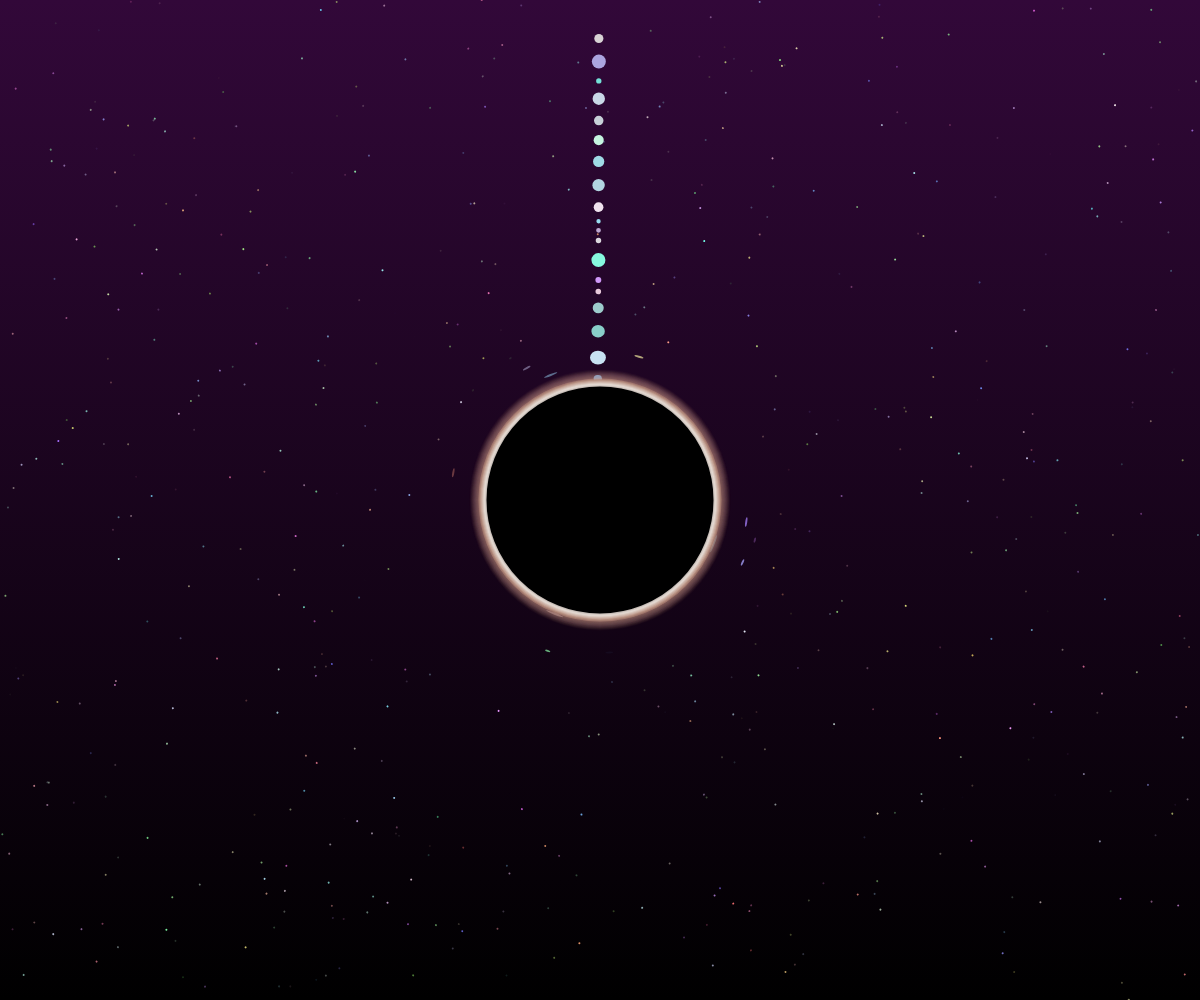
Frame 1 (no input)
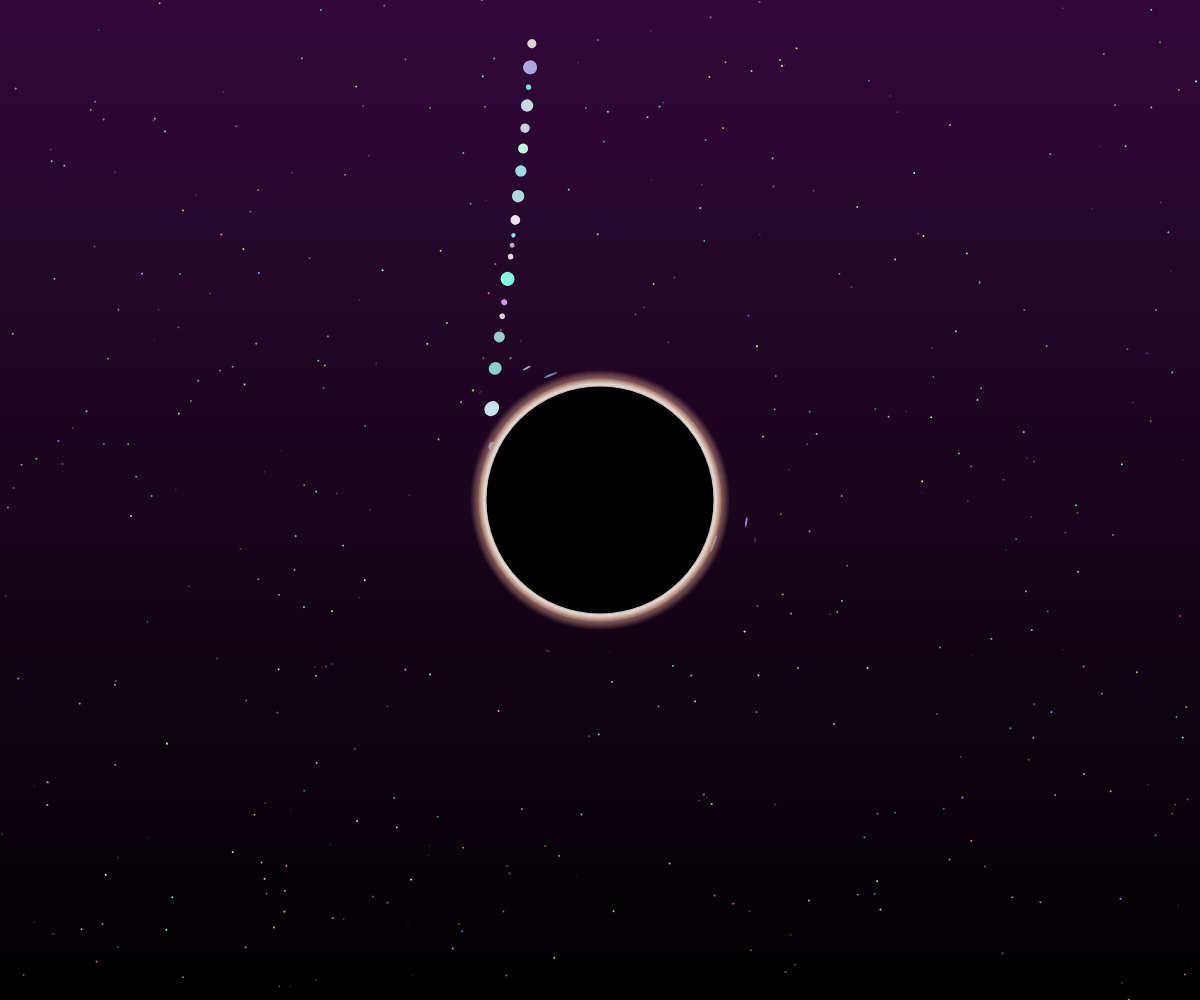
Frame 60 (no input)
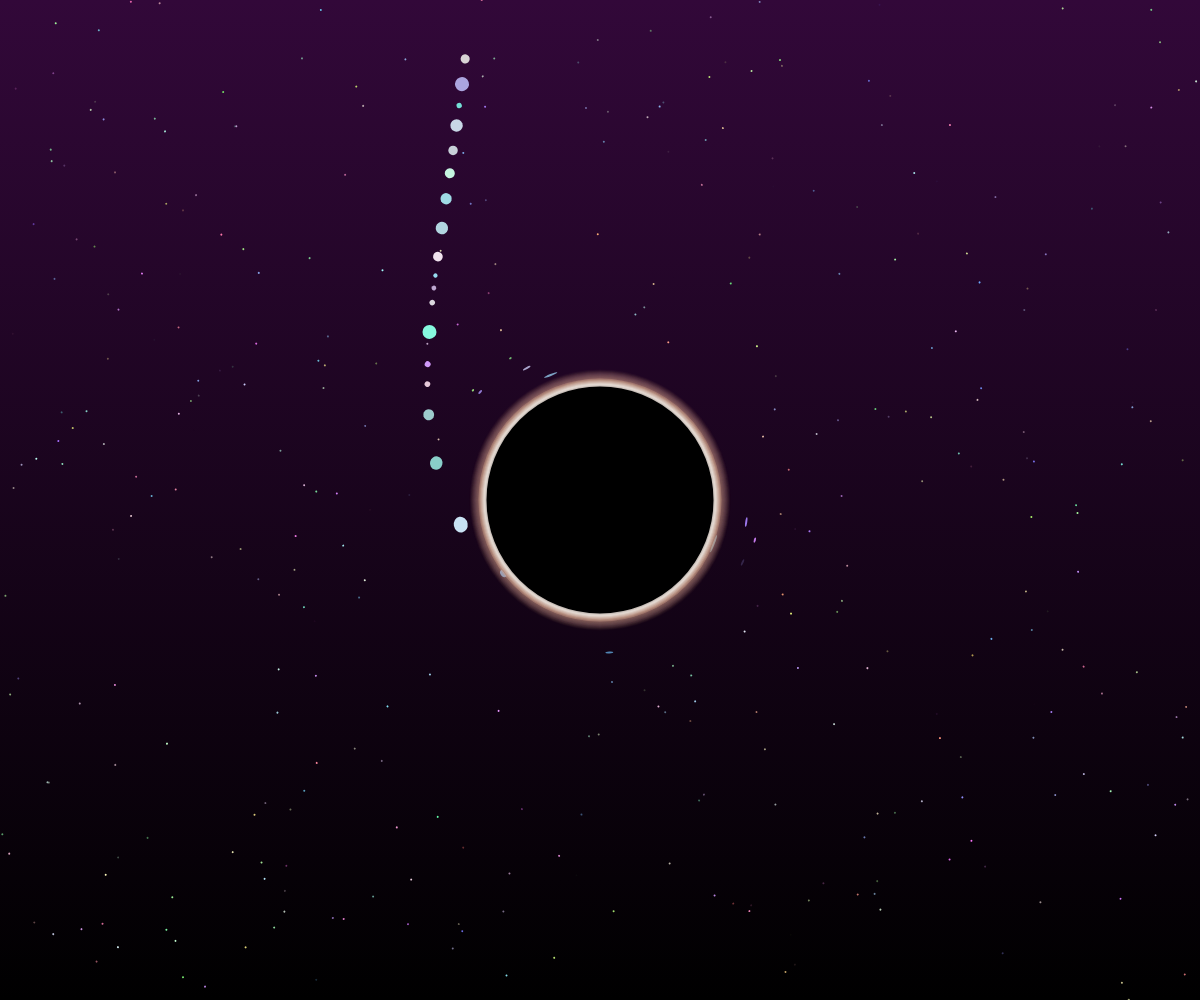
Frame 120 (the mouse pressed at the canvas centre since frame 60)

The p5.js sketch that drew these frames (run headless with seeded random() and noise() and a simulated clock; from frame 60 on, the mouse is pressed at the canvas centre):

// p5.js sketch
// ── sketch.js
let bg;
let stars = [];
let planets = [];
let G = 0.0006;
let centerMass = 1000000;
let index;
let orbitIndex = 100;
let lastIndex = 0;

function setup() {
  createCanvas(windowWidth, windowHeight);

  //Linear bg
  bg = drawingContext.createLinearGradient(width / 2, 0, width / 2, height);
  bg.addColorStop(0, "rgb(50,8,57)");
  // bg.addColorStop(0.5, "rgb(125, 182, 243)");
  bg.addColorStop(1, "rgb(0,0,0)");

  //star bg
  for (let i = 0; i <= width / 2; i++) {
    stars.push(new Star());
  }

  //fixed star
  planets.push(new Planet(100, centerMass, 0, 0));

  while (orbitIndex <= height / 2.2) {
    index = random(3, 15);
    orbitIndex += index + lastIndex;
    planets.push(new Planet(index, index, orbitIndex, 2));
    lastIndex = index;
  }
}

function draw() {
  //background
  linearBG();

  //stars
  star();

  if (mouseIsPressed && mouse == false) {
    index = random(5, 20);
    planets.push(
      new Planet(index, index, dist(mouseX, mouseY, width / 2, height / 2), 1)
    );
  }

  push();
  translate(width / 2, height / 2);

  for (let p of planets) {
    p.applyGravitationalAttractionBetween(planets);
    p.checkCollosionWith(planets);
    p.update();
    p.display();
    p.kill();
    if (p.die == true) {
      planets.splice(planets.indexOf(p), 1);
      console.log("removed");
    }
  }

  fill(0, 0, 0);
  circle(planets[0].pos.x, planets[0].pos.y, 240);

  for (let i = 0; i <= 20; i++) {
    strokeWeight(3);
    noFill();
    stroke(205, 155, 137, i * 2);
    circle(planets[0].pos.x, planets[0].pos.y, 260 - i);
  }

  for (let i = 0; i <= 5; i++) {
    strokeWeight(3);
    noFill();
    stroke(205 + 5 * i, 155 + 13 * i, 137 + 15 * i, 120 + i * 20);
    circle(planets[0].pos.x, planets[0].pos.y, 240 - 2 * i);
  }

  pop();

  mouse = mouseIsPressed;
  mouseLastX = mouseX;
  mouseLastY = mouseY;
}

class Planet {
  constructor(diameter, mass, orbit, type) {
    this.dia = diameter;
    this.mass = mass;
    this.orbit = orbit;
    this.type = type;
    this.die = false;

    if (this.type == 1) {
      this.pos = createVector(mouseX - width / 2, mouseY - height / 2);
    } else {
      this.pos = createVector(0, -this.orbit);
    }

    if (this.type == 0) {
      this.vel = createVector(0, 0);
    } else if (this.type == 1) {
      this.vel = createVector(mouseX - width / 2, mouseY - height / 2);
      this.vel.rotate(-PI / 2);
      this.vel.normalize();
      this.vel.mult(((G * centerMass) / this.orbit) ** 0.5);
    } else {
      this.vel = createVector(-(((G * centerMass) / this.orbit) ** 0.5), 0);
    }

    if (this.type == 0) {
      this.color = [0, 0, 0, 0];
    } else {
      this.color = [random(100, 250), random(150, 250), random(200, 250), 255];
    }

    this.acc = createVector();
  }

  applyGravitationalAttractionBetween(others) {
    for (let other of others) {
      // let vector = p5.Vector.sub(other.pos, this.pos);
      // let distance = vector.mag();
      if (this != other) {
        let vector = p5.Vector.sub(other.pos, this.pos);
        let distance = vector.mag();
        vector.normalize(); // direction
        let magnitude = (G * this.mass * other.mass) / (distance * distance);
        vector.mult(magnitude);
        this.addForce(vector);
      }
    }
  }

  checkCollosionWith(others) {
    for (let other of others) {
      if (this != other) {
        let vector = p5.Vector.sub(other.pos, this.pos);
        let distance = vector.mag();
        if (distance < this.dia / 2 + other.dia / 2) {
          let force1 = vector.copy();
          force1.mult(-1 * other.vel.mag()); // 10%;
          this.addForce(force1);
          let force2 = vector.copy();
          force2.mult(1 * this.vel.mag()); // 10%;
          other.addForce(force2);
        }
      }
    }
  }

  addForce(f) {
    let force = p5.Vector.div(f, this.mass);
    this.acc.add(force);
  }

  update() {
    this.vel.add(this.acc);
    this.pos.add(this.vel);
    this.acc.mult(0);

    if (this.type == 0) {
      this.pos.set(0, 0);
    }
  }

  display() {
    push();
    noStroke();
    translate(this.pos.x, this.pos.y);
    fill(this.color[0], this.color[1], this.color[2], this.color[3]);

    rotate(this.pos.heading() + PI / 2);
    let ratio1 = map(dist(this.pos.x, this.pos.y, 0, 0), 0, 200, 1.5, 1);
    let ratio2 = constrain(ratio1, 1, 1.5);
    scale(ratio2, 1);
    circle(0, 0, this.dia);
    pop();
  }

  kill() {
    if (dist(this.pos.x, this.pos.y, 0, 0) < 100 && this.type != 0) {
      this.die = true;
    } else {
      this.die = false;
    }
  }
}

class Star {
  constructor() {
    this.pX = random(width);
    this.pY = random(height);
    this.pos = createVector(this.pX - width/2, this.pY - height/2)
    this.brightness = random(255);
    this.color = [random(100, 255), random(100, 255), random(100, 255)];
  }

  display() {
    push();
    noStroke();
    translate(this.pX, this.pY);
    fill(this.color[0], this.color[1], this.color[2], this.brightness);

    rotate(this.pos.heading() + PI / 2);

    let ratio1 = map(dist(this.pX, this.pY, width/2, height/2), 0, 170, 30, 1);
    let ratio2 = constrain(ratio1, 1, 30);
    scale(ratio2, 1);

    circle(0, 0, width / 600);
    pop();
  }

  update() {
    this.brightness += random(-50, 50);
  }
}

function linearBG() {
  push();
  drawingContext.fillStyle = bg;
  noStroke(0);
  rect(0, 0, width, height);
  pop();
}

function star() {
  for (let i = 0; i < stars.length; i++) {
    let s = stars[i];
    stars[i].update();
    s.display();
  }
}
